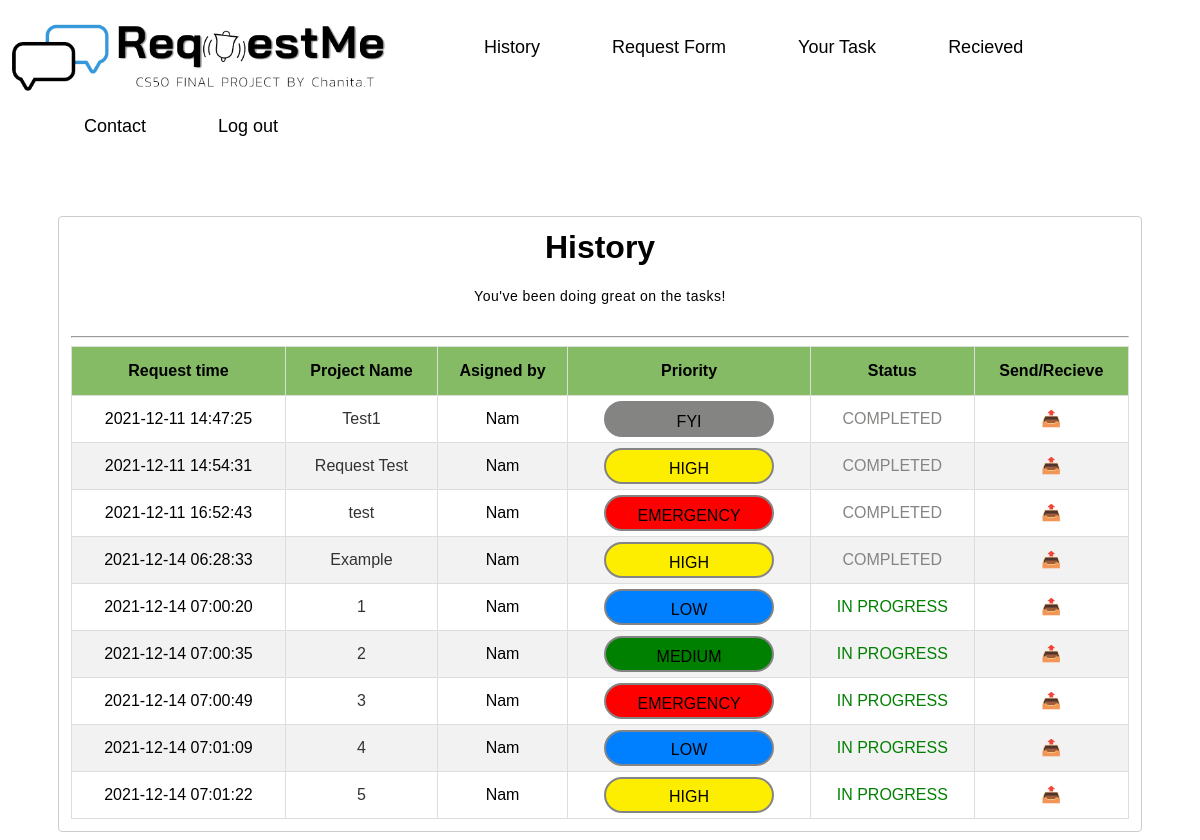
/history (signed in), run on the app's committed database.
### tables this page shows
CREATE TABLE requestmeinfo(
no INTEGER PRIMARY KEY AUTOINCREMENT NOT NULL,
requesttime TIMESTAMP NOT NULL DEFAULT CURRENT_TIMESTAMP,
user_id INTEGER NOT NULL,
username TEXT,
toemail TEXT,
cc TEXT,
project_name TEXT,
priority TEXT,
duedate DATE,
duetime TIME,
detail TEXT,
files PATH,
status varchar(100) DEFAULT 'IN PROGRESS');

### application.py (the view)
@app.route("/history", methods=["GET", "POST"])
@login_required
def history():
    user_id = session["user_id"]
    emails = db.execute("SELECT email FROM userinfo WHERE id = ?", user_id)
    email = emails[0]["email"]
    info = db.execute("SELECT * FROM requestmeinfo WHERE toemail Like ?", "%" + email + "%")
    sendinfo = db.execute("SELECT * FROM requestmeinfo WHERE user_id = ?", user_id)
    return render_template("history.html", info = info, sendinfo=sendinfo)

### application.py (called while the page is built)
@app.after_request
def after_request(response):
    response.headers["Cache-Control"] = "no-cache, no-store, must-revalidate"
    response.headers["Expires"] = 0
    response.headers["Pragma"] = "no-cache"
    return response

def login_required(f):
    @wraps(f)
    def decorated_function(*args, **kwargs):
        if session.get("user_id") is None:
            flash('Unauthorized, Please login','warning')
            return redirect("/login")
        return f(*args, **kwargs)
    return decorated_function

### templates/history.html (shortened to what this page needs)
{% extends "layout.html" %}
{% block main %}
<form action="/history" method="post">
<div class="yourtask">
        <h1>History</h1>
        <p>You've been doing great on the tasks!</p>
        <hr />
<table class="table-sortable" id="tabletask">
    <thead>
    <tr>
        <th data-column="requesttime" data-order="desc">Request time </th>
        <th data-column="projectname" data-order="desc">Project Name </th>
        <th data-column="by" data-order="desc">Asigned by </th>
        <th data-column="priority" data-order="desc">Priority </th>
        <th data-column="status" data-order="desc">Status </th>
        <th data-column="send/recieve" data-order="desc">Send/Recieve </th>
    </tr>
    </thead>
    <tbody>
            {% for list in sendinfo %}
                <tr>
                    <td>{{ list.requesttime }}</td>
                    <td><a href="/history/{{ list.no }}">{{ list.project_name }}</a></td>
                    <td>{{ list.username }}</td>
                    <td>
                        {% if list.priority.lower() == "fyi" %}
                            <div id="textbox" style="background-color: #848482;">{{ list.priority }}</div>
                        {% elif list.priority.lower() == "low" %}
                            <div id="textbox" style="background-color: #007fff;">{{ list.priority }}</div>
                        {% elif list.priority.lower() == "medium" %}
                            <div id="textbox" style="background-color: green;">{{ list.priority }}</div>
                        {% elif list.priority.lower() == "high" %}
                            <div id="textbox" style="background-color: #fdee00;">{{ list.priority }}</div>
                        {% elif list.priority.lower() == "emergency" %}
                            <div id="textbox" style="background-color: red;">{{ list.priority }}</div>
                        {% endif %}
                    </td>
                    <td>
                        {% if list.status == "COMPLETED" %}
                            <div style="color: #848482;">{{ list.status }}</div>
                        {% elif list.status == "IN PROGRESS" %}
                            <div style="color: green;">{{ list.status }}</div>
                        {% endif %}
                    </td>
                    <td title="Send">&#128228;</td>
                </tr>
            {% endfor %}
    </tbody>
</table>
</div>
</form>
{% endblock %}

### templates/layout.html (shortened to what this page needs)
<!DOCTYPE html>
<html lang="en">
    <head>
        <div id="logo">
            <a class="active" href="/">
                 <img src="/static/RequestMe logo.png" alt="logo" width = 400>
            </a>
        </div>
        <link href="/static/styles.css" rel="stylesheet">
        <div class="nav-container">
            <nav>
            <ul class="nav-list">
                <li><a id="nextlist" href="/history">History</a></li>
                <li><a href="/requestform">Request Form</a></li>
                <li><a href="/yourtask">Your Task</a></li>
                <li><a href="/recieved">Recieved</a></li>
                <li><a href="/contact">Contact</a></li>
                <li><a href="/logout">Log out</a></li>
            </ul>
            </nav>
        </div>
    </head>
    <body>
        <main>
            {% block main %}{% endblock %}
        </main>
    </body>
</html>

### static/styles.css (style rules this page uses)
#logo { height: auto; position:absolute; top:0; left:0; }
#nextlist { margin-left:400px; }
.nav-container ul { list-style-type: none; margin: 0; padding: 20; overflow: hidden; background-color: white; }
.nav-container li { float: left; }
.nav-container li a { display: block; color: black; text-align: center; padding: 14px 36px; text-decoration: none; font-size: 18px; font-family: Arial, Helvetica, sans-serif; font-weight: normal; }
* { box-sizing: border-box; }
main { background: white; display: flex; flex-direction: column; font-family: 'Montserrat', sans-serif; }
h1 { font-weight: bold; margin: 0; }
p { font-size: 14px; font-weight: 100; line-height: 20px; letter-spacing: 0.5px; margin: 20px 0 30px; }
a { color: #333; font-size: 14px; text-decoration: none; margin: 15px 0; }
form { background-color: #FFFFFF; display: flex; align-items: center; justify-content: center; flex-direction: column; padding: 0 50px; height: 100%; text-align: center; }
hr { width: 100%; margin-left: auto; margin-right: auto; }
.table-sortable th { cursor: pointer; }
.yourtask { margin-top: 50px; width: 100%; padding: 12px; border: 1px solid #ccc; border-radius: 4px; resize: vertical; }
#tabletask { font-family: Arial, Helvetica, sans-serif; border-collapse: collapse; width: 100%; }
#tabletask td, #tabletask th { border: 1px solid #ddd; padding: 5px; }
#tabletask tr:nth-child(even) { background-color: #f2f2f2; }
#tabletask th { padding-top: 15px; padding-bottom: 15px; text-align: center; background-color: #85bb65; color: black; }
#tabletask a { font-size: 16px; }
#textbox { margin: 0 auto; padding-top: 0.6rem; padding-bottom: 1.4rem; text-align: center; width: 170px; height: 10px; border: 2px solid #848484; border-radius: 30px; text-transform: uppercase; }
.rightside-c th, td { padding: 5px; border-bottom: 1px solid gray; }

### data on the page
requestmeinfo: requesttime "2021-12-11 14:47:25", project_name "Test1", username "Nam", priority "FYI", status "COMPLETED"
requestmeinfo: requesttime "2021-12-11 14:54:31", project_name "Request Test", username "Nam", priority "HIGH", status "COMPLETED"
requestmeinfo: requesttime "2021-12-11 16:52:43", project_name "test", username "Nam", priority "EMERGENCY", status "COMPLETED"
requestmeinfo: requesttime "2021-12-14 06:28:33", project_name "Example", username "Nam", priority "HIGH", status "COMPLETED"
requestmeinfo: requesttime "2021-12-14 07:00:20", project_name "1", username "Nam", priority "LOW", status "IN PROGRESS"
requestmeinfo: requesttime "2021-12-14 07:00:35", project_name "2", username "Nam", priority "MEDIUM", status "IN PROGRESS"
requestmeinfo: requesttime "2021-12-14 07:00:49", project_name "3", username "Nam", priority "EMERGENCY", status "IN PROGRESS"
requestmeinfo: requesttime "2021-12-14 07:01:09", project_name "4", username "Nam", priority "LOW", status "IN PROGRESS"
requestmeinfo: requesttime "2021-12-14 07:01:22", project_name "5", username "Nam", priority "HIGH", status "IN PROGRESS"
